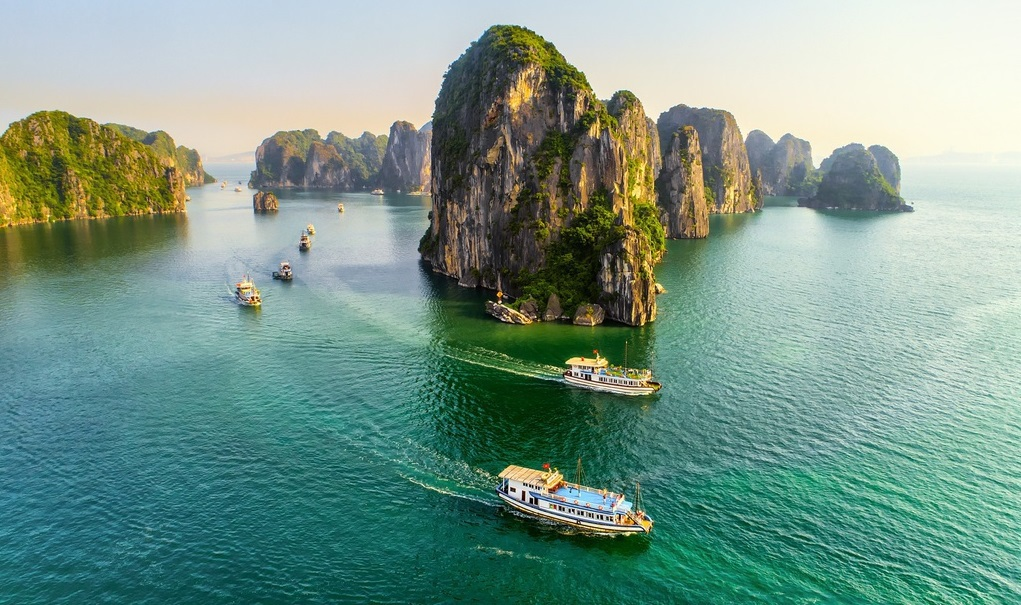
#> input picture exercise/quang_ninh.jpg, 1021 x 605 px
$ jupyter execute B3.ipynb
#> lines starting #> are read from the running program, lines starting #| are printed output that depends on the picture
[cell 1]
import numpy as np
import imageio.v2 as iio
import matplotlib.pyplot as plt
from scipy.ndimage import rotate

# Đọc ảnh núi và thuyền
mountain = iio.imread("exercise/quang_ninh.jpg")
#> mountain is the input picture: shape (605, 1021, 3); mean R, G, B 119.9, 151, 137.7
boat = iio.imread("exercise/pagoda.jpg")  # giả sử là ảnh có thuyền
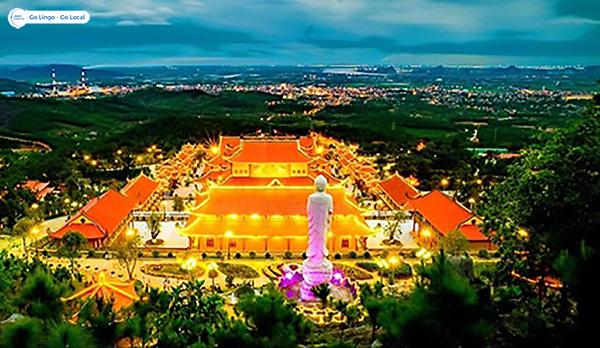
#> input picture exercise/pagoda.jpg, 600 x 348 px
#> boat is the input picture: shape (348, 600, 3); mean R, G, B 82.1, 94.8, 64.1

# Hàm xoay và phản chiếu ảnh theo chiều dọc
def rotate_and_mirror(img, angle=45):
    # Xoay 45 độ, không thay đổi kích thước (reshape=False)
#> called with angle = 45
    rotated = rotate(img, angle=angle, reshape=False, mode='reflect')
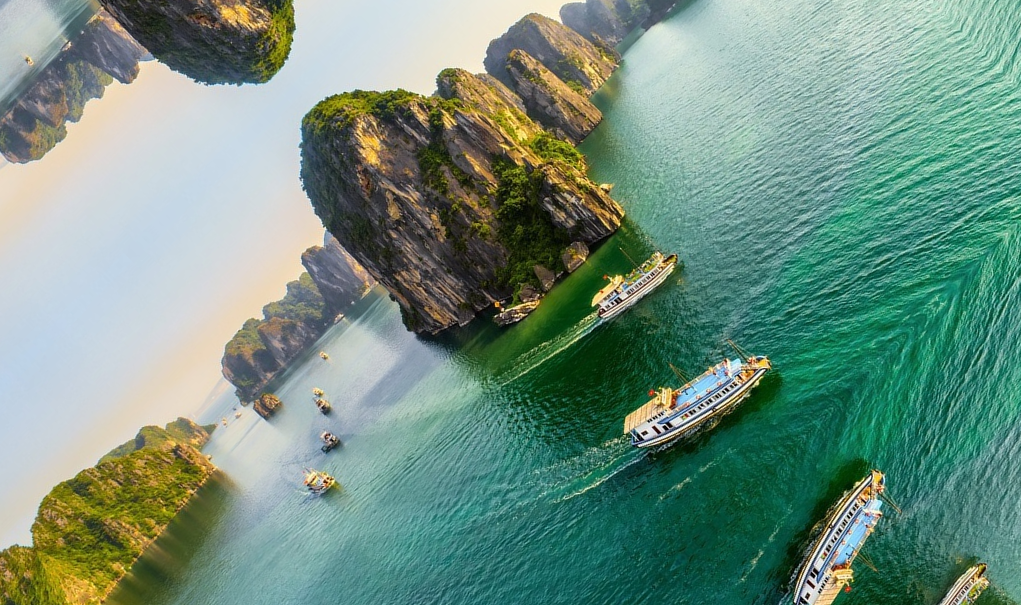
#> rotated: shape (605, 1021, 3); mean R, G, B 113.1, 143.9, 128.1
    # Phản chiếu dọc (ngược từ trái sang phải)
    mirrored = np.fliplr(rotated)
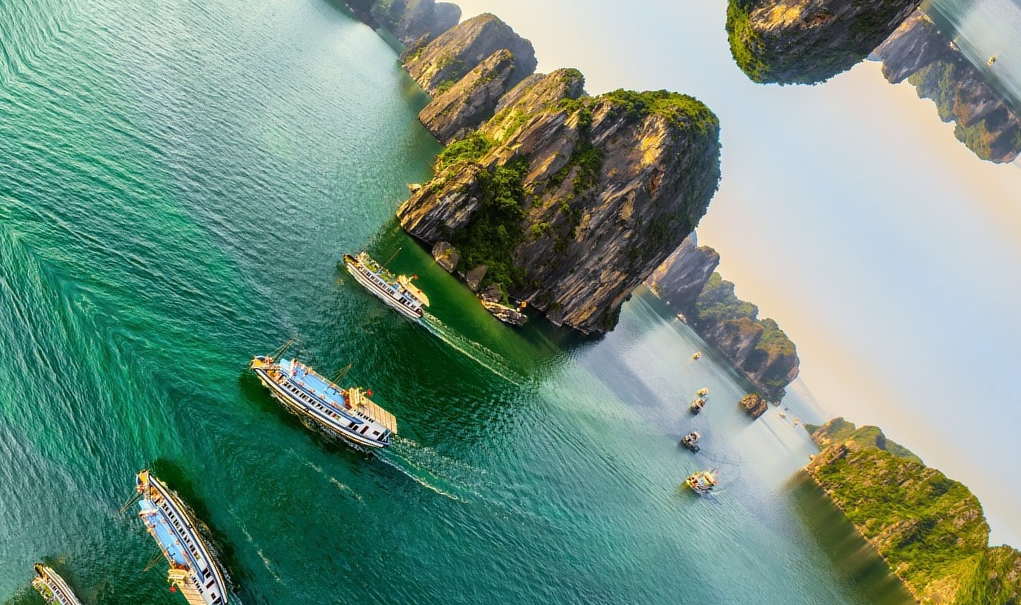
#> mirrored: shape (605, 1021, 3); mean R, G, B 113.1, 143.9, 128.1
    return mirrored

# Áp dụng cho cả hai ảnh
mountain_transformed = rotate_and_mirror(mountain)
boat_transformed = rotate_and_mirror(boat)
#> call 2 of rotate_and_mirror, with angle = 45
#> in rotate_and_mirror (call 2), `rotated = rotate(img, angle=angle, reshape=False, mode='reflect')`:
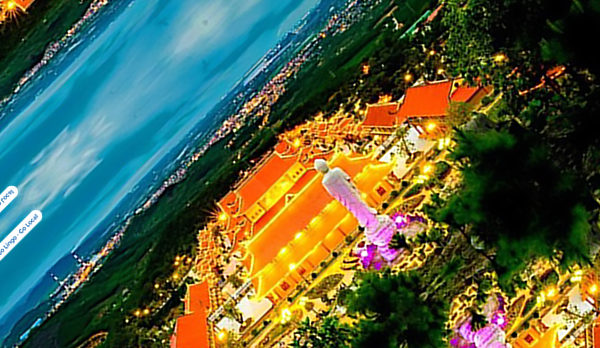
#> rotated: shape (348, 600, 3); mean R, G, B 83.1, 96.4, 69.5
#> in rotate_and_mirror (call 2), `mirrored = np.fliplr(rotated)`:
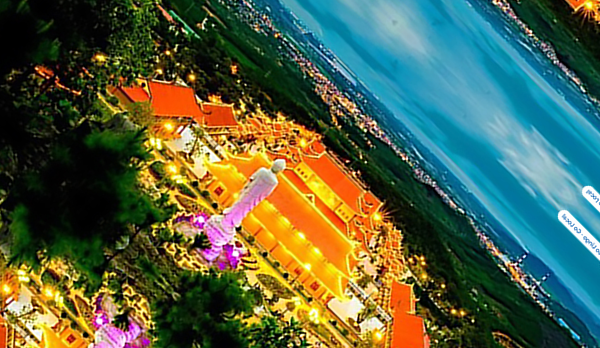
#> mirrored: shape (348, 600, 3); mean R, G, B 83.1, 96.4, 69.5

# Kích thước canvas trắng đủ lớn để chứa 2 ảnh
h1, w1 = mountain_transformed.shape[:2]
#> h1 = 605; w1 = 1021
h2, w2 = boat_transformed.shape[:2]
#> h2 = 348; w2 = 600
canvas_h = max(h1, h2)
#> canvas_h = 605
canvas_w = w1 + w2 + 50  # chừa khoảng cách giữa 2 ảnh
#> canvas_w = 1671

# Tạo canvas trắng (RGB 255)
canvas = np.ones((canvas_h, canvas_w, 3), dtype=np.uint8) * 255

# Ghép ảnh núi bên trái
canvas[0:h1, 0:w1] = mountain_transformed
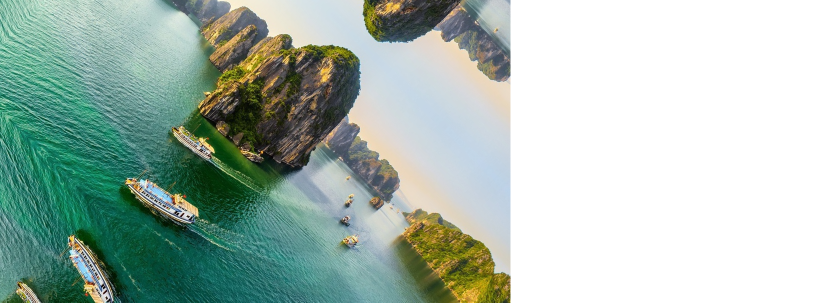
#> canvas: shape (605, 1671, 3) (shown at 1/2 size); mean R, G, B 168.3, 187.1, 177.5

# Ghép ảnh thuyền bên phải
canvas[0:h2, w1+50:w1+50+w2] = boat_transformed
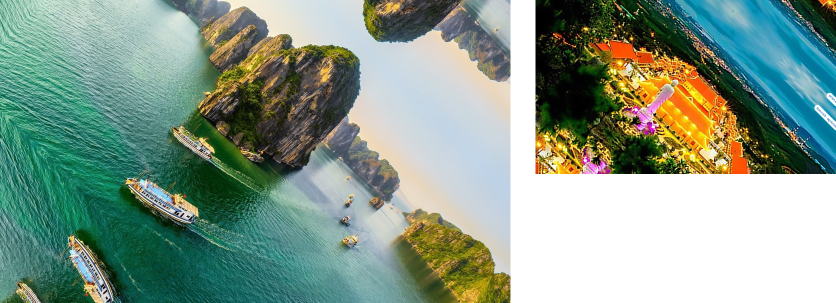
#> canvas: shape (605, 1671, 3) (shown at 1/2 size); mean R, G, B 132.8, 154.3, 139.1

# Lưu kết quả
iio.imsave("exercise/mountain_boat_mirror.jpg", canvas)

# Hiển thị các bước xử lý từng ảnh
plt.figure(figsize=(12, 8))

# Ảnh gốc núi
plt.subplot(3, 2, 1)
plt.imshow(mountain)
plt.title("1️ Núi - Ảnh gốc")
plt.axis('off')

# Núi xoay 45 độ
rot_mountain = rotate(mountain, angle=45, reshape=False, mode='reflect')
plt.subplot(3, 2, 3)
plt.imshow(rot_mountain)
plt.title("2️ Núi - Sau xoay 45°")
plt.axis('off')

# Núi sau phản chiếu
plt.subplot(3, 2, 5)
plt.imshow(mountain_transformed)
plt.title("3️ Núi - Sau phản chiếu")
plt.axis('off')

# Ảnh gốc thuyền
plt.subplot(3, 2, 2)
plt.imshow(boat)
plt.title("1️ Thuyền - Ảnh gốc")
plt.axis('off')

# Thuyền xoay 45 độ
rot_boat = rotate(boat, angle=45, reshape=False, mode='reflect')
plt.subplot(3, 2, 4)
plt.imshow(rot_boat)
plt.title("2️ Thuyền - Sau xoay 45°")
plt.axis('off')

# Thuyền sau phản chiếu
plt.subplot(3, 2, 6)
plt.imshow(boat_transformed)
plt.title("3️ Thuyền - Sau phản chiếu")
plt.axis('off')

plt.tight_layout()
plt.show()
